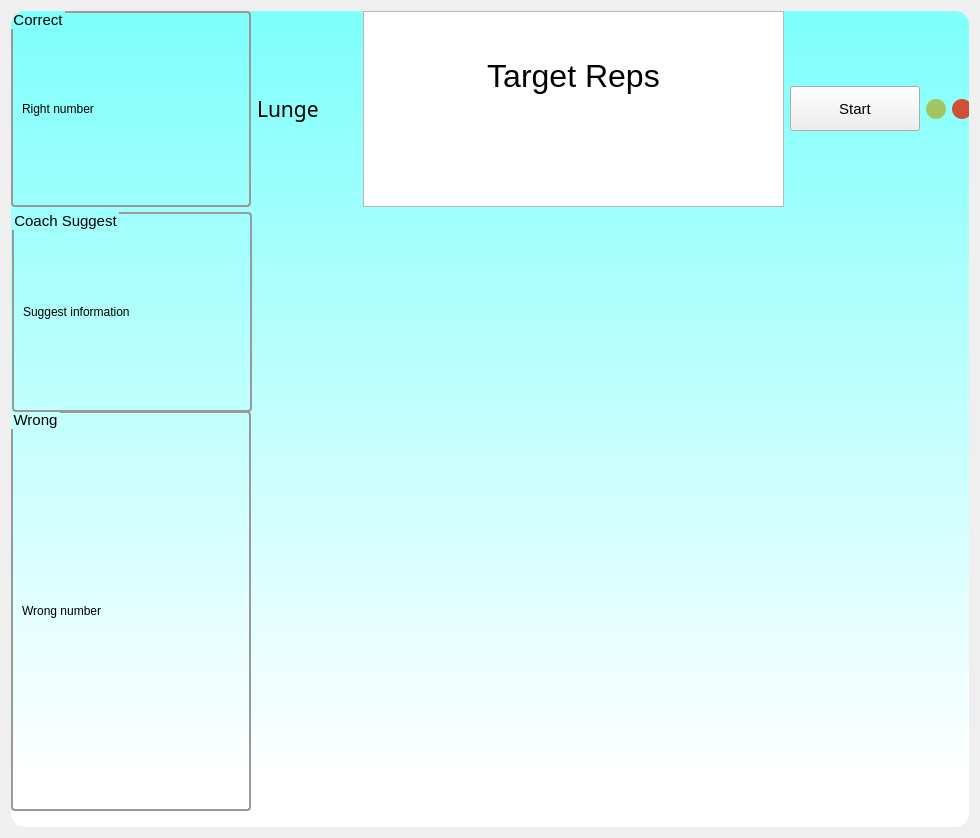
<?xml version="1.0" encoding="UTF-8"?>
<ui version="4.0">
 <class>Frame</class>
 <widget class="QFrame" name="Frame">
  <property name="geometry">
   <rect>
    <x>0</x>
    <y>0</y>
    <width>980</width>
    <height>838</height>
   </rect>
  </property>
  <property name="minimumSize">
   <size>
    <width>980</width>
    <height>0</height>
   </size>
  </property>
  <property name="windowTitle">
   <string>数据库</string>
  </property>
  <property name="windowIcon">
   <iconset resource="../res/app.qrc">
    <normaloff>:/icon/icon/首页.ico</normaloff>:/icon/icon/首页.ico</iconset>
  </property>
  <property name="styleSheet">
   <string notr="true">QPushButton#close_pushButton{
 background-color: #ce5137;
 border-radius:10px;
}

QPushButton#close_pushButton:hover{
 background-size: cover;
 background-image: url(:/icon/icon/close.svg);
}

QPushButton#min_pushButton{
 background-color: #a1c661;
 border-radius:10px;
}

QPushButton#min_pushButton:hover{
 background-size: cover;
 background-image: url(:/icon/icon/minimize.svg);
}

QWidget#widget{
background-color: qlineargradient(spread:pad, x1:0.5, y1:0, x2:0.5, y2:1, stop:0.0284091 rgba(129, 255, 251, 255), stop:0.9375 rgba(255, 255, 255, 255));

border-radius: 14;
}

QTableWidget, QTableView
{
    gridline-color: #999999;    /*表格中的网格线条颜色*/
    background: #FDFDFD;
    /*设置交替颜色，需要在函数属性中设置:tableWidget-&gt;setAlternatingRowColors(true)*/
    alternate-background-color: #EEEEEF;
    /*selection-color:#FDFDFD;    鼠标选中时前景色：文字颜色*/
    selection-background-color:#8BF;   /*鼠标选中时背景色*/
    border:1px solid #999999;  /*边框线的宽度、颜色*/
    /*border:none;    去除边界线*/
    /*border-radius:5px;*/
    /*padding:10px 10px;*/  /*表格与边框的间距*/
}
QTableView::item, QTabWidget::item{
    background: transparent;
	outline-style: none;
	border: none;
}

QTableView::item:hover {
	background: #8BF;
    border: 1px solid #EA2;
}

QTableView::item:selected {
	background: #8BF;
	color: #EEEEEF;
}

QTableView::item:selected:active {
	background: #59F;
	color: #EEEEEF;
}

QTableWidget QComboBox{
    margin: 2px;
    border: none;
}


QGroupBox {
border: 2px solid #999999;
border-radius: 4px;
margin-top: 0.5em;
}
QGroupBox::title {
subcontrol-origin: margin;
subcontrol-position: top left;
left: 1em;
top: 0.1em;
}
</string>
  </property>
  <layout class="QHBoxLayout" name="horizontalLayout">
   <item>
    <widget class="QWidget" name="widget" native="true">
     <property name="minimumSize">
      <size>
       <width>800</width>
       <height>600</height>
      </size>
     </property>
     <widget class="QWidget" name="layoutWidget">
      <property name="geometry">
       <rect>
        <x>0</x>
        <y>0</y>
        <width>961</width>
        <height>196</height>
       </rect>
      </property>
      <layout class="QHBoxLayout" name="horizontalLayout_6">
       <item>
        <widget class="QGroupBox" name="groupBox_4">
         <property name="minimumSize">
          <size>
           <width>240</width>
           <height>110</height>
          </size>
         </property>
         <property name="maximumSize">
          <size>
           <width>240</width>
           <height>16777215</height>
          </size>
         </property>
         <property name="font">
          <font>
           <pointsize>11</pointsize>
          </font>
         </property>
         <property name="title">
          <string>Correct</string>
         </property>
         <layout class="QHBoxLayout" name="horizontalLayout_4">
          <item>
           <widget class="QLabel" name="right_label">
            <property name="styleSheet">
             <string notr="true">font: 18pt &quot;Arial&quot;;</string>
            </property>
            <property name="text">
             <string>Right number</string>
            </property>
           </widget>
          </item>
         </layout>
        </widget>
       </item>
       <item>
        <layout class="QHBoxLayout" name="horizontalLayout_5">
         <item>
          <widget class="QLabel" name="label">
           <property name="minimumSize">
            <size>
             <width>100</width>
             <height>0</height>
            </size>
           </property>
           <property name="font">
            <font>
             <family>楷体</family>
             <pointsize>16</pointsize>
             <weight>50</weight>
             <bold>false</bold>
            </font>
           </property>
           <property name="layoutDirection">
            <enum>Qt::LeftToRight</enum>
           </property>
           <property name="text">
            <string>Lunge</string>
           </property>
          </widget>
         </item>
         <item>
          <widget class="QTextEdit" name="textEdit">
           <property name="styleSheet">
            <string notr="true">font: 22pt &quot;Arial&quot;;</string>
           </property>
           <property name="html">
            <string>&lt;!DOCTYPE HTML PUBLIC &quot;-//W3C//DTD HTML 4.0//EN&quot; &quot;http://www.w3.org/TR/REC-html40/strict.dtd&quot;&gt;
&lt;html&gt;&lt;head&gt;&lt;meta name=&quot;qrichtext&quot; content=&quot;1&quot; /&gt;&lt;style type=&quot;text/css&quot;&gt;
p, li { white-space: pre-wrap; }
&lt;/style&gt;&lt;/head&gt;&lt;body style=&quot; font-family:'Arial'; font-size:22pt; font-weight:400; font-style:normal;&quot;&gt;
&lt;p align=&quot;center&quot; style=&quot;-qt-paragraph-type:empty; margin-top:0px; margin-bottom:0px; margin-left:0px; margin-right:0px; -qt-block-indent:0; text-indent:0px; font-family:'SimSun'; font-size:9pt;&quot;&gt;&lt;br /&gt;&lt;/p&gt;
&lt;p align=&quot;center&quot; style=&quot;-qt-paragraph-type:empty; margin-top:0px; margin-bottom:0px; margin-left:0px; margin-right:0px; -qt-block-indent:0; text-indent:0px; font-family:'-apple-system','BlinkMacSystemFont','Segoe UI','system-ui','Apple Color Emoji','Segoe UI Emoji','Segoe UI Web','sans-serif'; font-size:9pt;&quot;&gt;&lt;br /&gt;&lt;/p&gt;
&lt;p align=&quot;center&quot; style=&quot;-qt-paragraph-type:empty; margin-top:0px; margin-bottom:0px; margin-left:0px; margin-right:0px; -qt-block-indent:0; text-indent:0px; font-family:'-apple-system','BlinkMacSystemFont','Segoe UI','system-ui','Apple Color Emoji','Segoe UI Emoji','Segoe UI Web','sans-serif'; font-size:9pt;&quot;&gt;&lt;br /&gt;&lt;/p&gt;
&lt;p align=&quot;center&quot; style=&quot; margin-top:0px; margin-bottom:0px; margin-left:0px; margin-right:0px; -qt-block-indent:0; text-indent:0px;&quot;&gt;&lt;span style=&quot; font-family:'-apple-system','BlinkMacSystemFont','Segoe UI','system-ui','Apple Color Emoji','Segoe UI Emoji','Segoe UI Web','sans-serif'; font-size:24pt;&quot;&gt;Target Reps&lt;/span&gt;&lt;/p&gt;&lt;/body&gt;&lt;/html&gt;</string>
           </property>
          </widget>
         </item>
         <item>
          <widget class="QPushButton" name="start_pushButton">
           <property name="minimumSize">
            <size>
             <width>130</width>
             <height>45</height>
            </size>
           </property>
           <property name="font">
            <font>
             <pointsize>11</pointsize>
            </font>
           </property>
           <property name="text">
            <string>Start</string>
           </property>
          </widget>
         </item>
         <item>
          <widget class="QPushButton" name="min_pushButton">
           <property name="minimumSize">
            <size>
             <width>20</width>
             <height>20</height>
            </size>
           </property>
           <property name="maximumSize">
            <size>
             <width>20</width>
             <height>20</height>
            </size>
           </property>
           <property name="cursor">
            <cursorShape>PointingHandCursor</cursorShape>
           </property>
           <property name="text">
            <string/>
           </property>
          </widget>
         </item>
         <item>
          <widget class="QPushButton" name="close_pushButton">
           <property name="minimumSize">
            <size>
             <width>20</width>
             <height>20</height>
            </size>
           </property>
           <property name="maximumSize">
            <size>
             <width>20</width>
             <height>20</height>
            </size>
           </property>
           <property name="cursor">
            <cursorShape>PointingHandCursor</cursorShape>
           </property>
           <property name="text">
            <string/>
           </property>
          </widget>
         </item>
        </layout>
       </item>
      </layout>
     </widget>
     <widget class="QLabel" name="camera_label">
      <property name="geometry">
       <rect>
        <x>258</x>
        <y>190</y>
        <width>761</width>
        <height>600</height>
       </rect>
      </property>
      <property name="minimumSize">
       <size>
        <width>600</width>
        <height>600</height>
       </size>
      </property>
      <property name="text">
       <string/>
      </property>
     </widget>
     <widget class="QGroupBox" name="groupBox_3">
      <property name="geometry">
       <rect>
        <x>1</x>
        <y>201</y>
        <width>240</width>
        <height>200</height>
       </rect>
      </property>
      <property name="minimumSize">
       <size>
        <width>240</width>
        <height>200</height>
       </size>
      </property>
      <property name="maximumSize">
       <size>
        <width>240</width>
        <height>16777215</height>
       </size>
      </property>
      <property name="font">
       <font>
        <pointsize>11</pointsize>
       </font>
      </property>
      <property name="title">
       <string>Coach Suggest</string>
      </property>
      <layout class="QHBoxLayout" name="horizontalLayout_7">
       <item>
        <widget class="QLabel" name="suggest_label">
         <property name="styleSheet">
          <string notr="true">font: 12pt &quot;Arial&quot;;</string>
         </property>
         <property name="text">
          <string>Suggest information</string>
         </property>
        </widget>
       </item>
      </layout>
     </widget>
     <widget class="QGroupBox" name="groupBox_2">
      <property name="geometry">
       <rect>
        <x>0</x>
        <y>400</y>
        <width>240</width>
        <height>400</height>
       </rect>
      </property>
      <property name="minimumSize">
       <size>
        <width>240</width>
        <height>400</height>
       </size>
      </property>
      <property name="maximumSize">
       <size>
        <width>0</width>
        <height>300</height>
       </size>
      </property>
      <property name="font">
       <font>
        <pointsize>11</pointsize>
       </font>
      </property>
      <property name="title">
       <string>Wrong</string>
      </property>
      <layout class="QHBoxLayout" name="horizontalLayout_3">
       <item>
        <widget class="QLabel" name="wrong_label">
         <property name="styleSheet">
          <string notr="true">font: 24pt &quot;Arial&quot;;</string>
         </property>
         <property name="text">
          <string>Wrong number</string>
         </property>
        </widget>
       </item>
      </layout>
     </widget>
    </widget>
   </item>
  </layout>
 </widget>
 <resources>
  <include location="../res/app.qrc"/>
 </resources>
 <connections/>
</ui>
